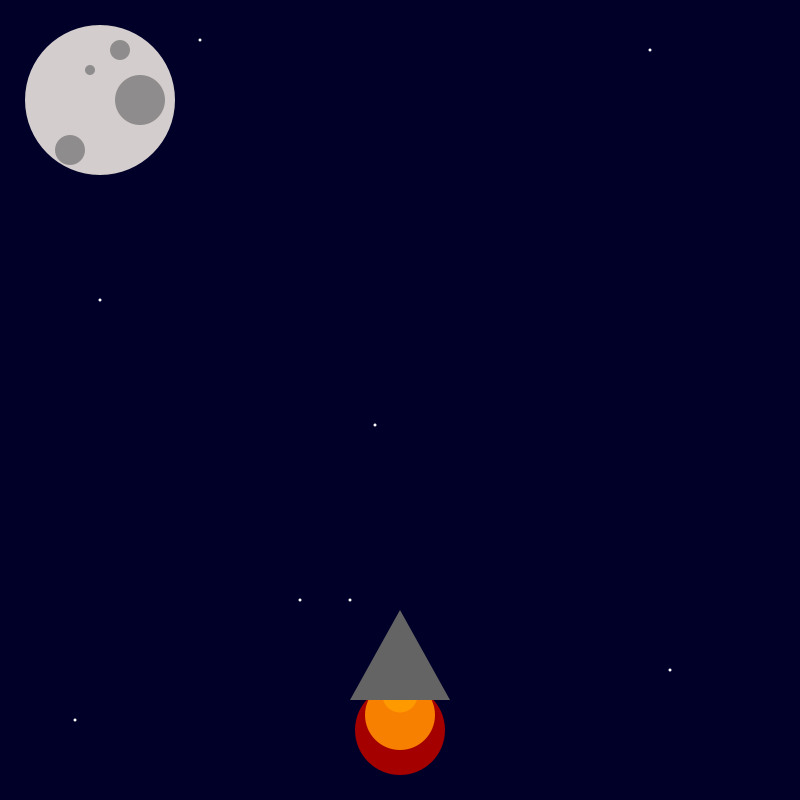
Frame 1 (no input)
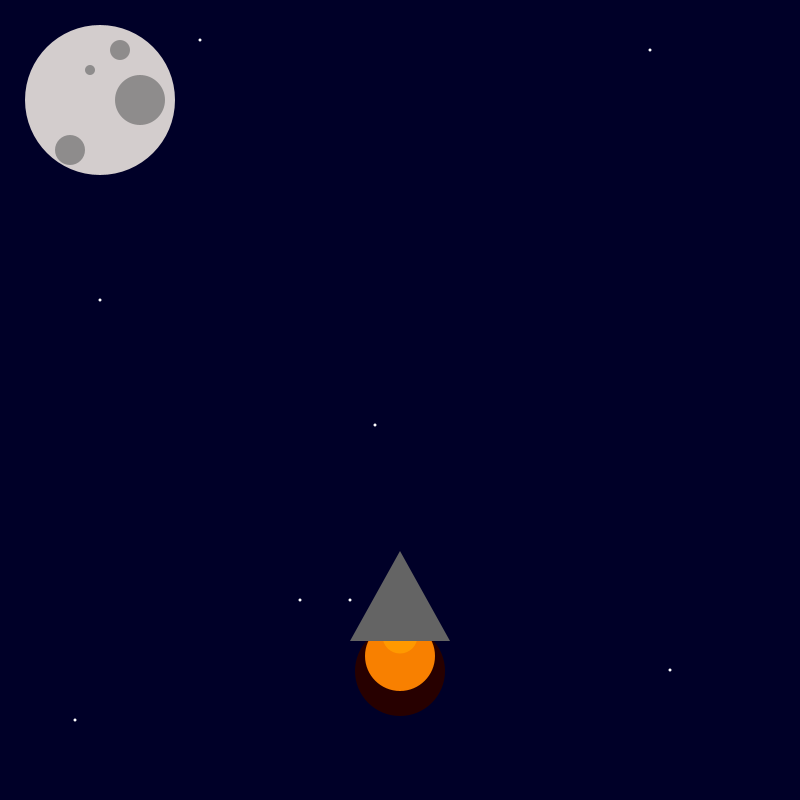
Frame 60 (the mouse pressed at the canvas centre just before this capture)
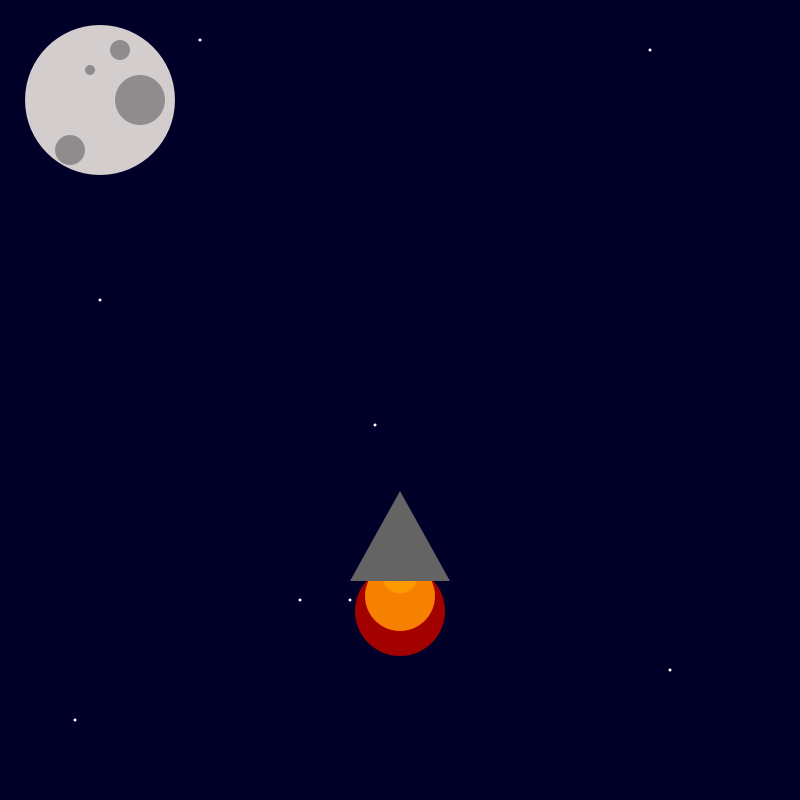
Frame 120 (the mouse held since frame 60 and released just before this capture)

The Processing sketch that drew these frames (run headless with seeded random() and noise(); from frame 60 on, the mouse is pressed at the canvas centre):

// Processing sketch: rocket_ship
// ── rocket_ship.pde
int x = 400; 
int y = 600; 

void setup() {
    size(800, 800);
    background(0, 0, 40); 
}

void draw() {
    noStroke();
    fill(0,0,40);
    rect(0,0,800,800);
    
    fill(#FFFFFF);
    ellipse(100,300,3,3);
    ellipse(75,720,3,3);
    ellipse(650,50,3,3);
    ellipse(350,600,3,3);
    ellipse(375,425,3,3);
    ellipse(200,40,3,3);
    ellipse(670,670,3,3);
    ellipse(300,600,3,3);
    
    fill(random(255), 0, 0);
    ellipse(x, y + 130, 90, 90);
    fill(248, 128, 0);
    ellipse(x, y + 115, 70, 70);
    fill(255, 153, 0);
    ellipse(x, y + 95, 35, 35);
    fill(100, 100, 100);
    triangle(x, y + 10, x + 50, y + 100, x - 50, y + 100);
    
    fill(#D3CDCD);
    ellipse(100,100,150,150);
    fill(#8E8C8C);
    ellipse(120,50,20,20);
    ellipse(140,100,50,50);
    ellipse(70,150,30,30);
    ellipse(90,70,10,10);
    
    
    
    y--;
    
}
